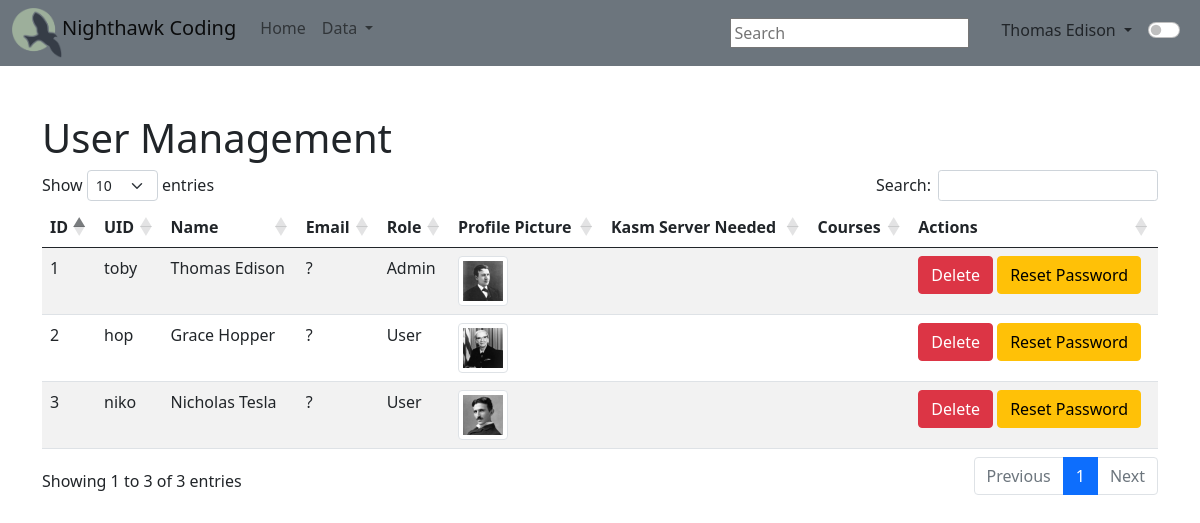
Page /users/table2 (signed in) on the committed database.
### model/user.py (models this page shows, shortened)
class User(db.Model, UserMixin):
    __tablename__ = 'users'
    id = db.Column(db.Integer, primary_key=True)
    _name = db.Column(db.String(255), unique=False, nullable=False)
    _uid = db.Column(db.String(255), unique=True, nullable=False)
    _email = db.Column(db.String(255), unique=False, nullable=False)
    _password = db.Column(db.String(255), unique=False, nullable=False)
    _role = db.Column(db.String(20), default="User", nullable=False)
    _pfp = db.Column(db.String(255), unique=False, nullable=True)
    posts = db.relationship('Post', backref='author', lazy=True)
    moderated_groups = db.relationship('Group', backref='moderator', lazy=True)
    @property
    def is_authenticated(self):
        return True
    @property
    def email(self):
        return self._email
    @property
    def name(self):
        return self._name
    @property
    def uid(self):
        return self._uid
    @property
    def role(self):
        return self._role
    @property
    def pfp(self):
        return self._pfp

### main.py (the view)
@app.route('/users/table2')
@login_required
def u2table():
    users = User.query.all()
    return render_template("u2table.html", user_data=users)

### main.py (called while the page is built)
@login_manager.user_loader
def load_user(user_id):
    return User.query.get(int(user_id))

@app.context_processor
def inject_user():
    return dict(current_user=current_user)

### templates/u2table.html (shortened to what this page needs)
{% extends "layouts/base.html" %}
{% block body %}
<div class="container mt-5">
    <h1>User Management</h1>
    <table class="table table-striped" id="userTable">
        <thead>
            <tr>
                <th>ID</th>
                <th>UID</th>
                <th>Name</th>
                <th>Email</th>
                <th>Role</th>
                <th>Profile Picture</th>
                <th>Kasm Server Needed</th>
                <th>Courses</th>
                {% if current_user.role == 'Admin' %}
                <th>Actions</th>
                {% endif %}
            </tr>
        </thead>
        <tbody>
            {% for user in user_data %}
            {% if user.id == current_user.id or current_user.role == 'Admin' %}
            <tr>
                <td>{{ user.id }}</td>
                <td>{{ user.uid }}</td>
                <td>{{ user.name }}</td>
                <td>{{ user.email }}</td>
                <td>{{ user.role }}</td>
                <td>
                    {% if user.pfp %}
                    <img src="{{ url_for('uploaded_file', filename=user.uid + '/' + user.pfp) }}" alt="Profile Picture" class="img-thumbnail" style="width: 50px; height: 50px;">
                    {% else %}
                    <img src="{{ url_for('static', filename='assets/pythondb.png') }}" alt="Default Profile Picture" class="img-thumbnail" style="width: 50px; height: 50px;">
                    {% endif %}
                </td>
                <td id="kasm-{{ user.id }}">{{ user.kasm_server_needed }}</td>
                <td>
                </td>
                {% if current_user.role == 'Admin' %}
                <td>
                    <button class="btn btn-danger delete-btn" data-id="{{ user.id }}">Delete</button>
                    <button class="btn btn-warning reset-password-btn" data-id="{{ user.id }}">Reset Password</button>
                </td>
                {% endif %}
            </tr>
            {% endif %}
            {% endfor %}
        </tbody>
    </table>
</div>
{% endblock %}

### templates/layouts/navbar.html (shortened to what this page needs)
    <nav class="navbar navbar-expand-lg navbar-light bg-secondary">
        <div class="container-fluid">
            <div class="btn-group">
                <img src="{{ url_for('static', filename='assets/ncs_logo.png') }}" width="50" height="50" class="d-inline-block align-center" alt="">
                <a class="navbar-brand" href="https://csp.nighthawkcodingsociety.com/">{{basename}}</a>
                <div class="navbar-nav">
                    <a class="nav-link" href={{ url_for('index') }}>Home</a>
                    <div class="nav-item dropdown">
                        <a class="nav-link dropdown-toggle" href="#" id="navbarDarkDropdownMenuLink" role="button" data-bs-toggle="dropdown" aria-expanded="false">
                          Data
                        </a>
                    </div>
                </div>
            </div>
            <div class="btn-group">
                <div class="px-3" style="height:30px;">
                    <input id="search" type="search" placeholder="Search" aria-label="Search">
                </div>
                {% if current_user.is_authenticated %}
                    <div class="dropdown px-3">
                        <span class="dropdown-toggle link-dark" href="#" role="button" data-bs-toggle="dropdown" aria-expanded="false">
                            {{ current_user.name }}
                        </span>
                    </div>
                {% else %}
                    <a href="{{ url_for('login') }}" class="px-3 link-dark">Login</a>
                {% endif %}
                <div class="form-check form-switch">
                    <input type="checkbox" onclick="darkFunction()" class="form-check-input link-dark" id="darkSwitch">
                </div>
            </div>
        </div>
    </nav>

### templates/layouts/base.html (style rules this page uses)
.navbar { position: static; z-index: 9999; }

### rows in the picture
User: name "Thomas Edison", id "1", uid "toby", email "?", role "Admin", _uid+_pfp (picture)
User: id "2", uid "hop", name "Grace Hopper", email "?", role "User", _uid+_pfp (picture)
User: id "3", uid "niko", name "Nicholas Tesla", email "?", role "User", _uid+_pfp (picture)

### other values in the picture
{{ basename }} "Nighthawk Coding"
